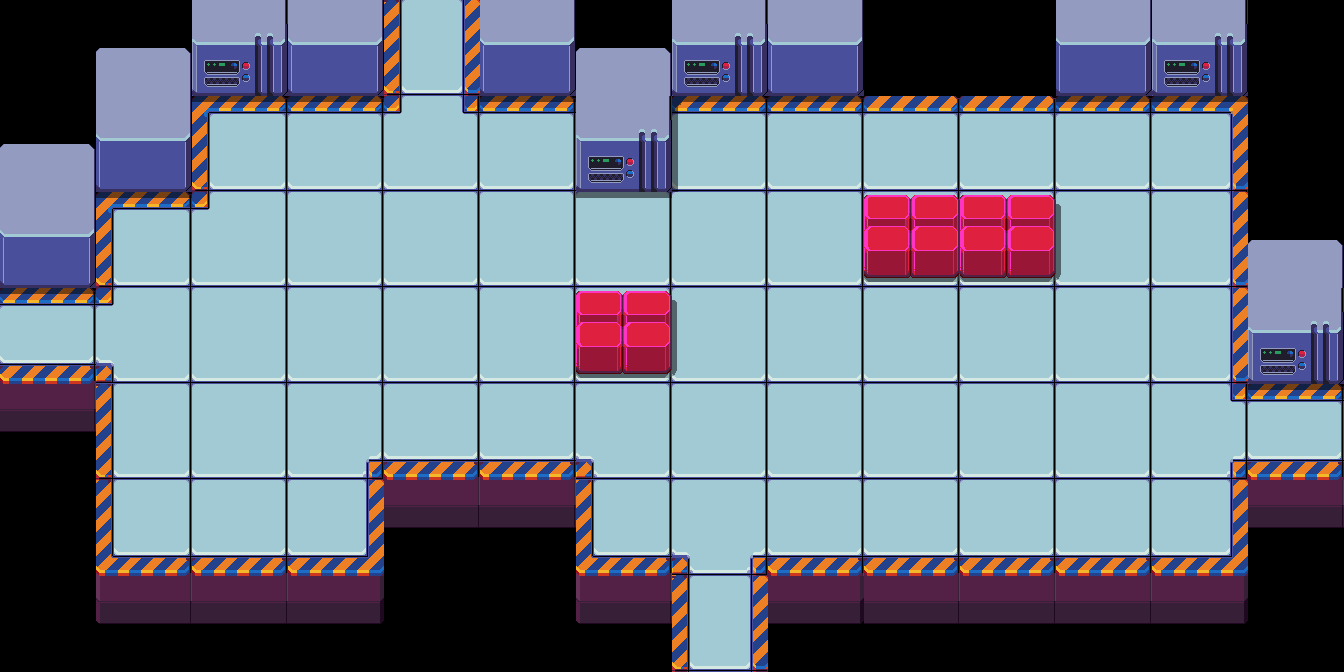

This game map was drawn from its Tiled (.tmx) file and the tilesets committed beside it. A one-line description and the full map source follow:
An orthogonal 14x7 tile map with 96x96 px tiles, 1 tile layer (RobotLab).

<map version="1.1" tiledversion="2018.09.12" orientation="orthogonal" renderorder="right-down" width="14" height="7" tilewidth="96" tileheight="96" infinite="0" nextlayerid="4" nextobjectid="1">
 <tileset firstgid="1" source="TileSet-RobotLab.tsx" />
 <layer id="2" name="RobotLab" width="14" height="7">
  <data encoding="csv">
0,29,30,37,17,37,29,30,37,0,0,37,30,0,
29,37,32,22,25,22,30,21,22,11,11,22,40,0,
37,32,16,19,19,19,33,19,19,38,38,39,20,29,
24,4,19,19,19,19,38,39,19,19,19,19,20,30,
35,18,19,7,27,27,8,19,19,19,19,19,2,24,
0,26,27,28,35,35,26,9,27,27,27,27,28,35,
0,34,35,36,0,0,34,17,36,35,35,35,36,0
</data>
 </layer>
</map>
